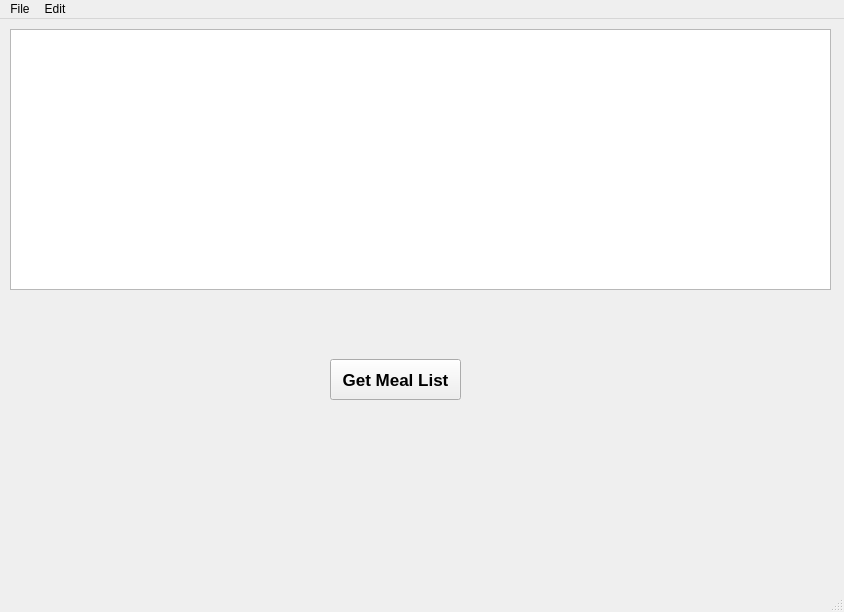
<?xml version="1.0" encoding="UTF-8"?>
<ui version="4.0">
 <class>MainWindow</class>
 <widget class="QMainWindow" name="MainWindow">
  <property name="geometry">
   <rect>
    <x>0</x>
    <y>0</y>
    <width>844</width>
    <height>612</height>
   </rect>
  </property>
  <property name="windowTitle">
   <string>MainWindow</string>
  </property>
  <widget class="QWidget" name="centralwidget">
   <widget class="QPushButton" name="btn_get_meal_list">
    <property name="geometry">
     <rect>
      <x>330</x>
      <y>340</y>
      <width>131</width>
      <height>41</height>
     </rect>
    </property>
    <property name="font">
     <font>
      <family>MS Sans Serif</family>
      <pointsize>13</pointsize>
      <weight>75</weight>
      <italic>false</italic>
      <bold>true</bold>
     </font>
    </property>
    <property name="text">
     <string>Get Meal List</string>
    </property>
   </widget>
   <widget class="QTableWidget" name="tableWidget">
    <property name="geometry">
     <rect>
      <x>10</x>
      <y>10</y>
      <width>821</width>
      <height>261</height>
     </rect>
    </property>
   </widget>
  </widget>
  <widget class="QMenuBar" name="menubar">
   <property name="geometry">
    <rect>
     <x>0</x>
     <y>0</y>
     <width>844</width>
     <height>21</height>
    </rect>
   </property>
   <widget class="QMenu" name="menuFile">
    <property name="title">
     <string>File</string>
    </property>
    <addaction name="actionNew"/>
    <addaction name="actionSave"/>
   </widget>
   <widget class="QMenu" name="menuEdit">
    <property name="title">
     <string>Edit</string>
    </property>
    <addaction name="actionCopy"/>
    <addaction name="actionPaste"/>
   </widget>
   <addaction name="menuFile"/>
   <addaction name="menuEdit"/>
  </widget>
  <widget class="QStatusBar" name="statusbar"/>
  <action name="actionNew">
   <property name="text">
    <string>New</string>
   </property>
   <property name="statusTip">
    <string>Create a new file</string>
   </property>
   <property name="shortcut">
    <string>Ctrl+N</string>
   </property>
  </action>
  <action name="actionSave">
   <property name="text">
    <string>Save</string>
   </property>
   <property name="statusTip">
    <string>Save the current file</string>
   </property>
   <property name="shortcut">
    <string>Ctrl+S</string>
   </property>
  </action>
  <action name="actionCopy">
   <property name="text">
    <string>Copy</string>
   </property>
   <property name="statusTip">
    <string>Copy selected text</string>
   </property>
   <property name="shortcut">
    <string>Ctrl+C</string>
   </property>
  </action>
  <action name="actionPaste">
   <property name="text">
    <string>Paste</string>
   </property>
   <property name="statusTip">
    <string>Paste copied text</string>
   </property>
   <property name="shortcut">
    <string>Ctrl+V</string>
   </property>
  </action>
 </widget>
 <resources/>
 <connections/>
</ui>
